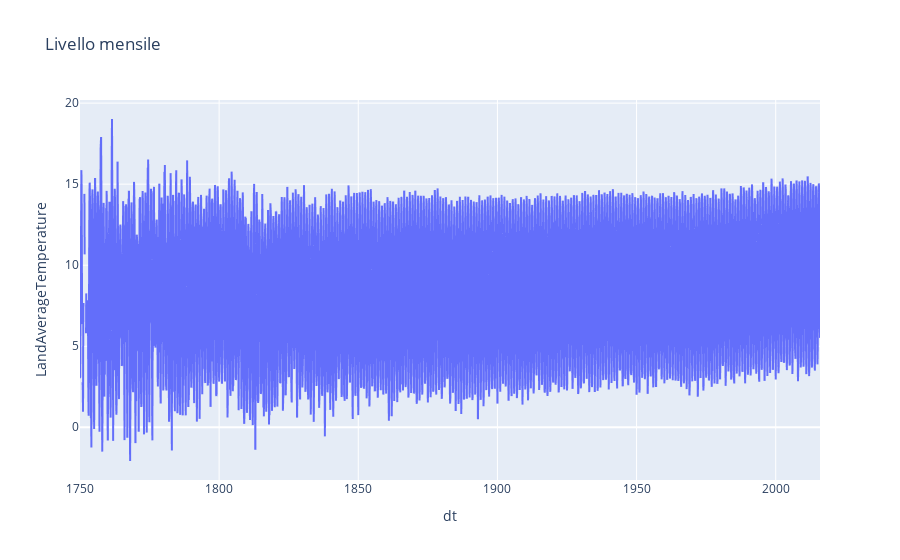

Here is the notebook cell this chart was saved with:
### Markdown cell above
## Serie storica a diverse granularità

### Code cell
# livello mensile

fig = px.line(df, x=df.index, y="LandAverageTemperature", title='Livello mensile')
fig.show()

### Figure 1 — Plotly figure (JSON) as saved in the notebook; plotly's stock layout.template omitted (floating-point values rounded to 4 significant figures; data arrays with more than 128 entries replaced by an {"elided": "..."} marker saying what was removed)
{"data": [{"hovertemplate": "dt=%{x}<br>LandAverageTemperature=%{y}<extra></extra>", "legendgroup": "", "line": {"color": "#636efa", "dash": "solid"}, "marker": {"symbol": "circle"}, "mode": "lines", "name": "", "showlegend": false, "x": {"elided": "3192 str values"}, "xaxis": "x", "y": {"elided": "3192 float values"}, "yaxis": "y", "type": "scattergl"}], "layout": {"xaxis": {"anchor": "y", "domain": [0.0, 1.0], "title": {"text": "dt"}}, "yaxis": {"anchor": "x", "domain": [0.0, 1.0], "title": {"text": "LandAverageTemperature"}}, "legend": {"tracegroupgap": 0}, "title": {"text": "Livello mensile"}}}
